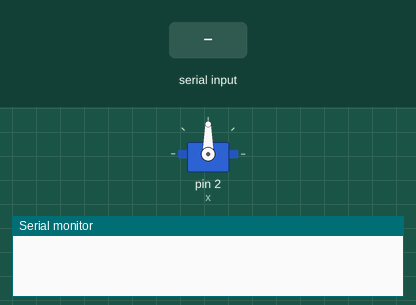
Bench run of a sketch on a simulated Arduino Uno, built with avr-gcc and run on an emulated ATmega328P. Shown: servo, the last lines printed to the serial monitor. The test bench sets the inputs (shaded band).

Above: at 1.2 s.
1.3 s: "R" received over the second serial link
At 1.6 s:
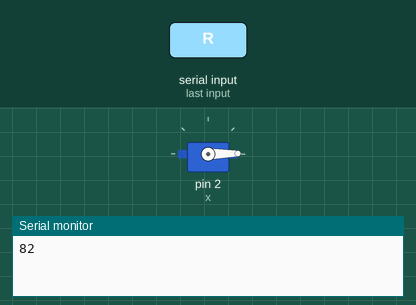
2.8 s: "L" received over the second serial link
At 3.9 s:
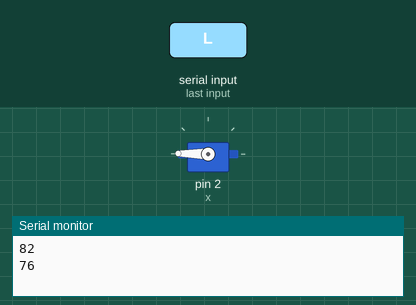
4.3 s: "0" received over the second serial link
At 5.1 s:
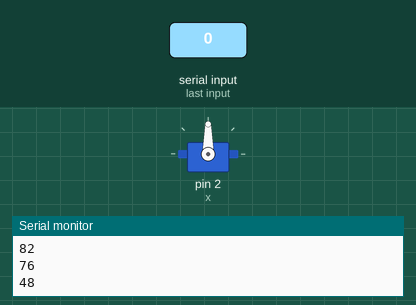
5.8 s: "I" received over the second serial link
At 6.2 s:
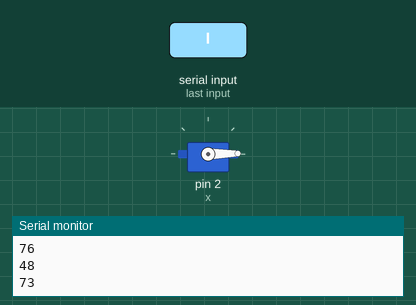
Timing chart, 0 to 8.3 s (numbered marks = the images above; inputs shaded):
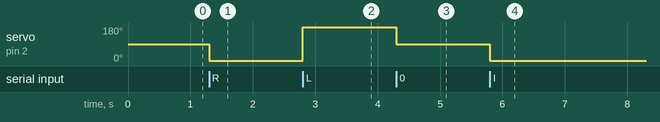

Measured:
- after the input at 1.3 s, servo on pin 2 (x): 90° → 1° at once
- after the input at 2.8 s, servo on pin 2 (x): 1° → 179° at once
- after the input at 4.3 s, servo on pin 2 (x): 179° → 90° at once
- after the input at 5.8 s, servo on pin 2 (x): 90° → 1° at once

The sketch:

Servo_using_bluetooth.ino
```cpp
#include<SoftwareSerial.h>
#include<Servo.h>
Servo x;
int bttx=10;
int btrx=11;
SoftwareSerial bluetooth(bttx,btrx);
void setup()
{
  x.attach(2);
  Serial.begin(9600);
  bluetooth.begin(9600);
}
void loop()
{
  if(bluetooth.available()>0)
  {
    int pos=bluetooth.read();
    Serial.println(pos);

     if(pos=='0'){
    x.write(90);
    }

  if(pos=='R')
  {
    x.write(1);
    }
      if(pos=='I')
  {
    x.write(1);
    }

      if(pos=='J')
  {
    x.write(1);
    }

    if(pos=='L')
   {
    x.write(179);
    }

        if(pos=='G')
  {
    x.write(179);
    }

  if(pos=='H')
  {
    x.write(179);
    }
     if(pos=='B')
    {
      x.write(90);
      }

  }

}
```
